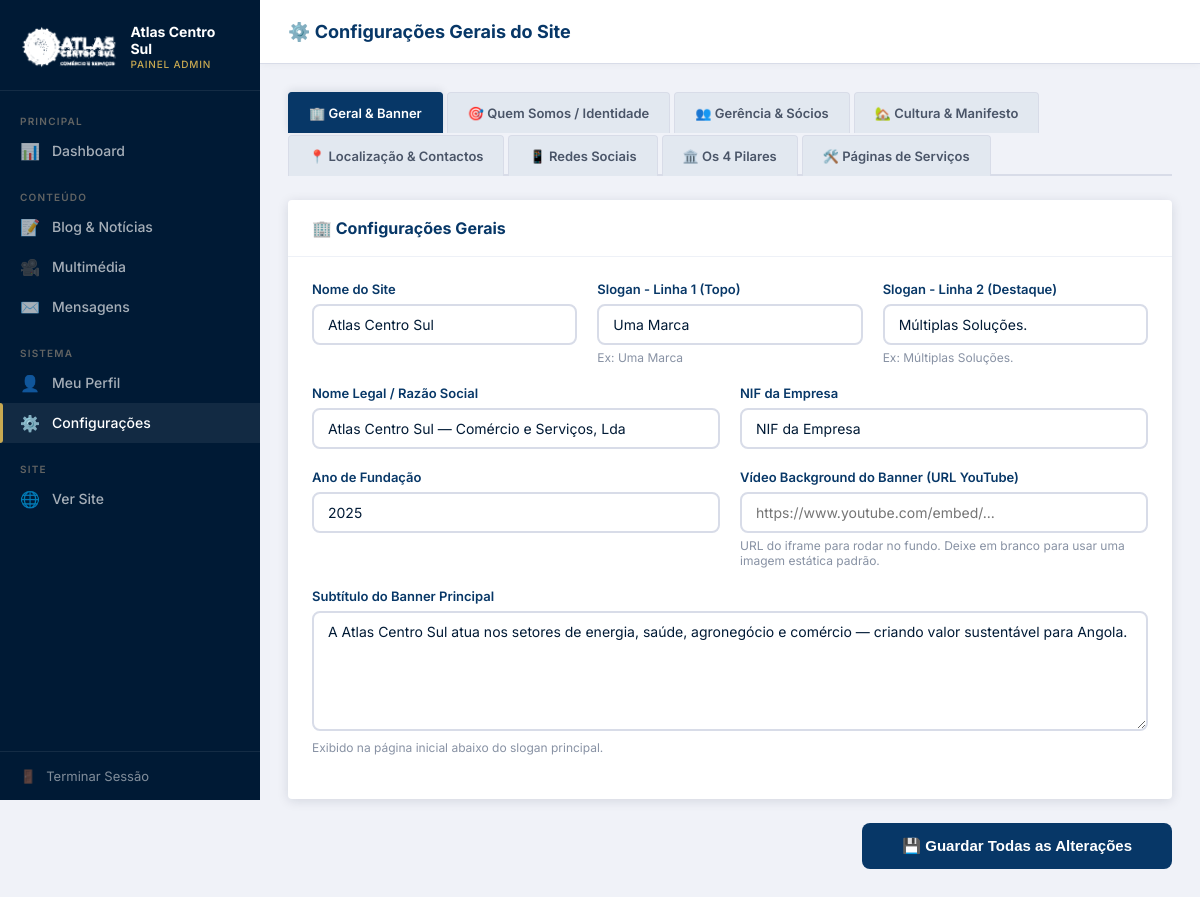
/admin/configuracoes.php (signed in), run on the app's committed database.
### tables this page shows
CREATE TABLE IF NOT EXISTS configuracoes (
    chave   VARCHAR(100) PRIMARY KEY,
    valor   TEXT,
    label   VARCHAR(150)
);

### admin/configuracoes.php (the view, shortened to what this page needs)
<?php
$pdo   = getDB();
$stmt = $pdo->query("SELECT chave, valor, label FROM configuracoes ORDER BY chave");
$configs = [];
foreach ($stmt->fetchAll() as $row) {
    $configs[$row['chave']] = ['valor' => $row['valor'], 'label' => $row['label']];
}
function cfgVal(array $c, string $key): string {
    return htmlspecialchars($c[$key]['valor'] ?? '');
}
?>
<!DOCTYPE html>
<html lang="pt">
<head>
    <link rel="stylesheet" href="/atlas/assets/css/admin.css">
</head>
<body>
<?php include __DIR__ . '/_sidebar.php'; ?>
<div class="main-wrapper">
    <header class="topbar">
        <div class="topbar-title">⚙️ Configurações Gerais do Site</div>
    </header>
    <main class="content">
        <div class="tabs-nav">
            <button type="button" class="tab-btn active" onclick="changeTab('tab-geral')">🏢 Geral & Banner</button>
            <button type="button" class="tab-btn" onclick="changeTab('tab-identidade')">🎯 Quem Somos / Identidade</button>
            <button type="button" class="tab-btn" onclick="changeTab('tab-gerencia')">👥 Gerência & Sócios</button>
            <button type="button" class="tab-btn" onclick="changeTab('tab-manifesto')">🏡 Cultura & Manifesto</button>
            <button type="button" class="tab-btn" onclick="changeTab('tab-localizacao')">📍 Localização & Contactos</button>
            <button type="button" class="tab-btn" onclick="changeTab('tab-redes')">📱 Redes Sociais</button>
            <button type="button" class="tab-btn" onclick="changeTab('tab-pilares')">🏛️ Os 4 Pilares</button>
            <button type="button" class="tab-btn" onclick="changeTab('tab-servicos-detalhe')">🛠️ Páginas de Serviços</button>
        </div>
        <form method="POST" action="">
            <div id="tab-geral" class="tab-content active">
                <div class="card">
                    <div class="card-header"><h2>🏢 Configurações Gerais</h2></div>
                    <div class="card-body">
                        <div class="form-row">
                            <div class="form-group">
                                <label>Nome do Site</label>
                                <input type="text" name="site_nome" class="form-control" value="<?= cfgVal($configs,'site_nome') ?>">
                            </div>
                            <div class="form-group">
                                <label>Slogan - Linha 1 (Topo)</label>
                                <input type="text" name="site_slogan_1" class="form-control" value="<?= cfgVal($configs,'site_slogan_1') ?>">
                                <p class="form-hint">Ex: Uma Marca</p>
                            </div>
                            <div class="form-group">
                                <label>Slogan - Linha 2 (Destaque)</label>
                                <input type="text" name="site_slogan_2" class="form-control" value="<?= cfgVal($configs,'site_slogan_2') ?>">
                                <p class="form-hint">Ex: Múltiplas Soluções.</p>
                            </div>
                        </div>
                        <div class="form-row">
                            <div class="form-group">
                                <label>Nome Legal / Razão Social</label>
                                <input type="text" name="empresa_nome" class="form-control" value="<?= cfgVal($configs,'empresa_nome') ?>">
                            </div>
                            <div class="form-group">
                                <label>NIF da Empresa</label>
                                <input type="text" name="empresa_nif" class="form-control" value="<?= cfgVal($configs,'empresa_nif') ?>">
                            </div>
                        </div>
                        <div class="form-row">
                            <div class="form-group">
                                <label>Ano de Fundação</label>
                                <input type="number" name="ano_fundacao" class="form-control" value="<?= cfgVal($configs,'ano_fundacao') ?>">
                            </div>
                            <div class="form-group">
                                <label>Vídeo Background do Banner (URL YouTube)</label>
                                <input type="url" name="video_homepage" class="form-control" placeholder="https://www.youtube.com/embed/..." value="<?= cfgVal($configs,'video_homepage') ?>">
                                <p class="form-hint">URL do iframe para rodar no fundo. Deixe em branco para usar uma imagem estática padrão.</p>
                            </div>
                        </div>
                        <div class="form-group">
                            <label>Subtítulo do Banner Principal</label>
                            <textarea name="hero_subtitulo" class="form-control" rows="2"><?= cfgVal($configs,'hero_subtitulo') ?></textarea>
                            <p class="form-hint">Exibido na página inicial abaixo do slogan principal.</p>
                        </div>
                    </div>
                </div>
            </div>
            <div style="display:flex;justify-content:flex-end;margin-top:24px;">
                <button type="submit" class="btn btn-primary" style="padding:14px 40px; font-size:15px; font-weight:700;">
                    💾 Guardar Todas as Alterações
                </button>
            </div>
        </form>
    </main>
</div>
</body>
</html>

### assets/css/admin.css (style rules this page uses)
:root { --navy: #073767; --navy-dark: #001a35; --navy-mid: #053565; --steel: #626463; --gold: #C8A951; --gold-light:#E2C97A; --white: #F8F9FC; --gray-100: #EEF1F7; --gray-200: #D8DCE8; --gray-500: #8892A4; --gray-700: #4A5568; --danger: #E53E3E; --success: #38A169; --warning: #DD6B20; --info: #3182CE; --sidebar-w: 260px; --topbar-h: 64px; --radius: 4px; --shadow: 0 2px 12px rgba(0,26,53,.12); --transition:0.2s ease; --font: 'Barlow', 'Inter', system-ui, sans-serif; }
* { box-sizing: border-box; margin: 0; padding: 0; }
body { font-family: var(--font); background: #F0F2F8; color: var(--navy-dark); min-height: 100vh; display: flex; }
.main-wrapper { margin-left: var(--sidebar-w); flex: 1; display: flex; flex-direction: column; min-height: 100vh; }
.topbar { height: var(--topbar-h); background: #fff; border-bottom: 1px solid var(--gray-200); display: flex; align-items: center; justify-content: space-between; padding: 0 28px; position: sticky; top: 0; z-index: 50; box-shadow: 0 1px 8px rgba(0,0,0,.04); }
.topbar-title { font-size: 18px; font-weight: 700; color: var(--navy); }
.content { flex: 1; padding: 28px; }
.card { background: #fff; border-radius: var(--radius); box-shadow: var(--shadow); overflow: hidden; }
.card-header { padding: 18px 24px; border-bottom: 1px solid var(--gray-100); display: flex; align-items: center; justify-content: space-between; gap: 12px; }
.card-header h2 { font-size: 16px; font-weight: 700; color: var(--navy); }
.card-body { padding: 24px; }
.btn { display: inline-flex; align-items: center; gap: 7px; padding: 9px 18px; border-radius: 8px; font-size: 14px; font-weight: 600; border: none; cursor: pointer; transition: all var(--transition); white-space: nowrap; text-decoration: none; }
.btn-primary { background: var(--navy); color: #fff; }
.form-group { margin-bottom: 20px; }
.form-group label { display: block; font-size: 13px; font-weight: 600; color: var(--navy); margin-bottom: 7px; }
.form-control { width: 100%; padding: 10px 14px; border: 2px solid var(--gray-200); border-radius: 8px; font-size: 14px; font-family: var(--font); color: var(--navy-dark); background: #fff; transition: border-color var(--transition), box-shadow var(--transition); outline: none; }
textarea.form-control { resize: vertical; min-height: 120px; }
.form-row { display: grid; grid-template-columns: repeat(auto-fit, minmax(240px, 1fr)); gap: 20px; }
.form-hint { font-size: 12px; color: var(--gray-500); margin-top: 5px; }

### admin/configuracoes.php (style rules this page uses)
.tabs-nav { display: flex; gap: 4px; margin-bottom: 24px; border-bottom: 2px solid var(--gray-200); padding-bottom: 0; flex-wrap: wrap; }
.tab-btn { padding: 12px 20px; background: #e2e8f0; border: 1px solid var(--gray-200); border-bottom: none; border-radius: var(--radius) var(--radius) 0 0; cursor: pointer; font-family: var(--font); font-size: 13px; font-weight: 600; color: var(--gray-700); transition: all var(--transition); margin-bottom: -2px; }
.tab-btn.active { color: #fff; background: var(--navy); border-color: var(--navy); box-shadow: 0 -2px 8px rgba(0,26,53,0.1); }
.tab-content { display: none; }
.tab-content.active { display: flex; flex-direction: column; gap: 24px; }

### data on the page
configuracoes: site_nome "Atlas Centro Sul"
configuracoes: site_slogan_1 "Uma Marca"
configuracoes: site_slogan_2 "Múltiplas Soluções."
configuracoes: empresa_nome "Atlas Centro Sul — Comércio e Serviços, Lda"
configuracoes: empresa_nif "NIF da Empresa"
configuracoes: ano_fundacao "2025"
configuracoes: hero_subtitulo "A Atlas Centro Sul atua nos setores de energia, saúde, agronegócio e comércio — criando valor sustentável para Angola."
